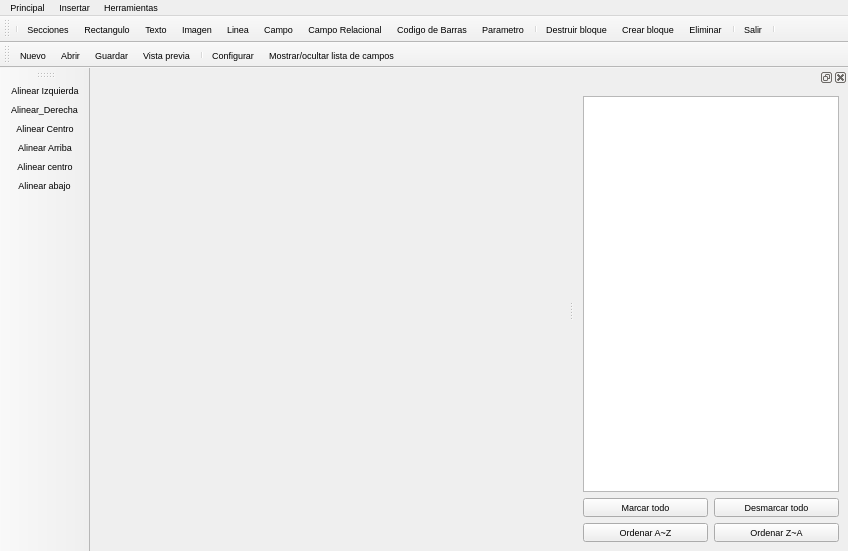
<?xml version="1.0" encoding="UTF-8"?>
<ui version="4.0">
 <class>ReportVisual</class>
 <widget class="QMainWindow" name="ReportVisual">
  <property name="geometry">
   <rect>
    <x>0</x>
    <y>0</y>
    <width>848</width>
    <height>551</height>
   </rect>
  </property>
  <property name="font">
   <font>
    <pointsize>7</pointsize>
   </font>
  </property>
  <property name="windowTitle">
   <string>VisualReport v.0.1.0</string>
  </property>
  <property name="windowIcon">
   <iconset resource="recoverdrake.qrc">
    <normaloff>:/Imagenes/modelo.png</normaloff>:/Imagenes/modelo.png</iconset>
  </property>
  <widget class="QWidget" name="centralwidget">
   <property name="sizePolicy">
    <sizepolicy hsizetype="Preferred" vsizetype="Preferred">
     <horstretch>0</horstretch>
     <verstretch>0</verstretch>
    </sizepolicy>
   </property>
  </widget>
  <widget class="QMenuBar" name="menubar">
   <property name="geometry">
    <rect>
     <x>0</x>
     <y>0</y>
     <width>848</width>
     <height>15</height>
    </rect>
   </property>
   <widget class="QMenu" name="menuMenu">
    <property name="title">
     <string>Principal</string>
    </property>
    <addaction name="actionAbrir"/>
    <addaction name="actionGuardar"/>
    <addaction name="actionVista_Previa"/>
    <addaction name="separator"/>
    <addaction name="actionSalir"/>
   </widget>
   <widget class="QMenu" name="menuInsertar">
    <property name="title">
     <string>Insertar</string>
    </property>
    <addaction name="actionCrear_seccion"/>
    <addaction name="separator"/>
    <addaction name="actionRectangulo_redondeado"/>
    <addaction name="actionTexto"/>
    <addaction name="actionImagen"/>
    <addaction name="actionLinea"/>
    <addaction name="actionCampo"/>
    <addaction name="actionCampo_Relacional"/>
    <addaction name="actionCodeBar"/>
    <addaction name="actionParametro"/>
   </widget>
   <widget class="QMenu" name="menuHerramientas">
    <property name="title">
     <string>Herramientas</string>
    </property>
    <addaction name="actionBlock"/>
    <addaction name="actionDestruir_bloque"/>
    <addaction name="separator"/>
    <addaction name="actionConfigurar_modelo"/>
    <addaction name="separator"/>
    <addaction name="actionVer_contorno_objetos"/>
    <addaction name="actionLimitar_vista_previa"/>
    <addaction name="separator"/>
    <addaction name="actionBorrar"/>
    <addaction name="actionMostrar_ocultar_lista_de_campos"/>
   </widget>
   <addaction name="menuMenu"/>
   <addaction name="menuInsertar"/>
   <addaction name="menuHerramientas"/>
  </widget>
  <widget class="QToolBar" name="toolBar">
   <property name="windowTitle">
    <string>toolBar</string>
   </property>
   <property name="iconSize">
    <size>
     <width>26</width>
     <height>13</height>
    </size>
   </property>
   <property name="toolButtonStyle">
    <enum>Qt::ToolButtonTextUnderIcon</enum>
   </property>
   <attribute name="toolBarArea">
    <enum>TopToolBarArea</enum>
   </attribute>
   <attribute name="toolBarBreak">
    <bool>false</bool>
   </attribute>
   <addaction name="separator"/>
   <addaction name="actionCrear_seccion"/>
   <addaction name="actionRectangulo_redondeado"/>
   <addaction name="actionTexto"/>
   <addaction name="actionImagen"/>
   <addaction name="actionLinea"/>
   <addaction name="actionCampo"/>
   <addaction name="actionCampo_Relacional"/>
   <addaction name="actionCodeBar"/>
   <addaction name="actionParametro"/>
   <addaction name="separator"/>
   <addaction name="actionDestruir_bloque"/>
   <addaction name="actionBlock"/>
   <addaction name="actionBorrar"/>
   <addaction name="separator"/>
   <addaction name="actionSalir"/>
   <addaction name="separator"/>
  </widget>
  <widget class="QToolBar" name="toolBar_2">
   <property name="windowTitle">
    <string>toolBar_2</string>
   </property>
   <property name="iconSize">
    <size>
     <width>22</width>
     <height>22</height>
    </size>
   </property>
   <attribute name="toolBarArea">
    <enum>TopToolBarArea</enum>
   </attribute>
   <attribute name="toolBarBreak">
    <bool>true</bool>
   </attribute>
   <addaction name="actionNuevo"/>
   <addaction name="actionAbrir"/>
   <addaction name="actionGuardar"/>
   <addaction name="actionVista_Previa"/>
   <addaction name="separator"/>
   <addaction name="actionConfigurar_modelo"/>
   <addaction name="actionMostrar_ocultar_lista_de_campos"/>
  </widget>
  <widget class="QToolBar" name="toolBar_3">
   <property name="windowTitle">
    <string>toolBar_3</string>
   </property>
   <attribute name="toolBarArea">
    <enum>LeftToolBarArea</enum>
   </attribute>
   <attribute name="toolBarBreak">
    <bool>false</bool>
   </attribute>
   <addaction name="actionAlinear_Izquierda"/>
   <addaction name="actionAlinear_Derecha"/>
   <addaction name="actionAlinear_Centro"/>
   <addaction name="actionAlinear_Arriba"/>
   <addaction name="actionAlinear_centro"/>
   <addaction name="actionAlinear_abajo"/>
  </widget>
  <widget class="QDockWidget" name="dockWidget">
   <attribute name="dockWidgetArea">
    <number>2</number>
   </attribute>
   <widget class="QWidget" name="dockWidgetContents">
    <layout class="QGridLayout" name="gridLayout">
     <item row="2" column="1">
      <widget class="QPushButton" name="pushButton_3">
       <property name="text">
        <string>Ordenar A~Z</string>
       </property>
       <property name="icon">
        <iconset resource="recoverdrake.qrc">
         <normaloff>:/Imagenes/flechaOut.png</normaloff>:/Imagenes/flechaOut.png</iconset>
       </property>
       <property name="iconSize">
        <size>
         <width>25</width>
         <height>25</height>
        </size>
       </property>
      </widget>
     </item>
     <item row="0" column="1" colspan="2">
      <widget class="QListWidget" name="itemList">
       <property name="selectionMode">
        <enum>QAbstractItemView::MultiSelection</enum>
       </property>
      </widget>
     </item>
     <item row="1" column="2">
      <widget class="QPushButton" name="pushButton_2">
       <property name="text">
        <string>Desmarcar todo</string>
       </property>
       <property name="icon">
        <iconset resource="recoverdrake.qrc">
         <normaloff>:/Imagenes/menos.png</normaloff>:/Imagenes/menos.png</iconset>
       </property>
       <property name="iconSize">
        <size>
         <width>25</width>
         <height>25</height>
        </size>
       </property>
      </widget>
     </item>
     <item row="1" column="1">
      <widget class="QPushButton" name="pushButton">
       <property name="text">
        <string>Marcar todo</string>
       </property>
       <property name="icon">
        <iconset resource="recoverdrake.qrc">
         <normaloff>:/Imagenes/mas.png</normaloff>:/Imagenes/mas.png</iconset>
       </property>
       <property name="iconSize">
        <size>
         <width>25</width>
         <height>25</height>
        </size>
       </property>
      </widget>
     </item>
     <item row="2" column="2">
      <widget class="QPushButton" name="pushButton_4">
       <property name="text">
        <string>Ordenar Z~A</string>
       </property>
       <property name="icon">
        <iconset resource="recoverdrake.qrc">
         <normaloff>:/Imagenes/flechaUp.png</normaloff>:/Imagenes/flechaUp.png</iconset>
       </property>
       <property name="iconSize">
        <size>
         <width>25</width>
         <height>25</height>
        </size>
       </property>
      </widget>
     </item>
    </layout>
   </widget>
  </widget>
  <action name="actionSalir">
   <property name="icon">
    <iconset resource="recoverdrake.qrc">
     <normaloff>:/Imagenes/puerta.png</normaloff>:/Imagenes/puerta.png</iconset>
   </property>
   <property name="text">
    <string>Salir</string>
   </property>
  </action>
  <action name="actionAbrir">
   <property name="icon">
    <iconset resource="recoverdrake.qrc">
     <normaloff>:/Imagenes/carpeta.png</normaloff>:/Imagenes/carpeta.png</iconset>
   </property>
   <property name="text">
    <string>Abrir</string>
   </property>
   <property name="shortcut">
    <string>Ctrl+A</string>
   </property>
  </action>
  <action name="actionGuardar">
   <property name="icon">
    <iconset resource="recoverdrake.qrc">
     <normaloff>:/Imagenes/guardar.png</normaloff>:/Imagenes/guardar.png</iconset>
   </property>
   <property name="text">
    <string>Guardar</string>
   </property>
   <property name="shortcut">
    <string>Ctrl+G</string>
   </property>
  </action>
  <action name="actionConfigurar_modelo">
   <property name="icon">
    <iconset resource="recoverdrake.qrc">
     <normaloff>:/Imagenes/informe.png</normaloff>:/Imagenes/informe.png</iconset>
   </property>
   <property name="text">
    <string>Configurar</string>
   </property>
  </action>
  <action name="actionRectangulo_redondeado">
   <property name="checkable">
    <bool>true</bool>
   </property>
   <property name="icon">
    <iconset resource="recoverdrake.qrc">
     <normaloff>:/Imagenes/rectredondeado.png</normaloff>:/Imagenes/rectredondeado.png</iconset>
   </property>
   <property name="text">
    <string>Rectangulo</string>
   </property>
   <property name="toolTip">
    <string>Rectangulo</string>
   </property>
   <property name="shortcut">
    <string>Alt+R</string>
   </property>
  </action>
  <action name="actionTexto">
   <property name="checkable">
    <bool>true</bool>
   </property>
   <property name="icon">
    <iconset resource="recoverdrake.qrc">
     <normaloff>:/Imagenes/drakfont-mdk.png</normaloff>:/Imagenes/drakfont-mdk.png</iconset>
   </property>
   <property name="text">
    <string>Texto</string>
   </property>
   <property name="toolTip">
    <string>Texto a insertar</string>
   </property>
   <property name="shortcut">
    <string>Alt+T</string>
   </property>
  </action>
  <action name="actionCrear_seccion">
   <property name="icon">
    <iconset resource="recoverdrake.qrc">
     <normaloff>:/Imagenes/archivoIn.png</normaloff>:/Imagenes/archivoIn.png</iconset>
   </property>
   <property name="text">
    <string>Secciones</string>
   </property>
   <property name="toolTip">
    <string>Secciones</string>
   </property>
   <property name="shortcut">
    <string>Alt+S</string>
   </property>
  </action>
  <action name="actionVista_Previa">
   <property name="icon">
    <iconset resource="recoverdrake.qrc">
     <normaloff>:/Imagenes/print-preview.png</normaloff>:/Imagenes/print-preview.png</iconset>
   </property>
   <property name="text">
    <string>Vista previa</string>
   </property>
   <property name="shortcut">
    <string>Ctrl+P</string>
   </property>
  </action>
  <action name="actionImagen">
   <property name="checkable">
    <bool>true</bool>
   </property>
   <property name="icon">
    <iconset resource="recoverdrake.qrc">
     <normaloff>:/Imagenes/pintura.png</normaloff>:/Imagenes/pintura.png</iconset>
   </property>
   <property name="text">
    <string>Imagen</string>
   </property>
   <property name="shortcut">
    <string>Alt+I</string>
   </property>
  </action>
  <action name="actionBorrar">
   <property name="icon">
    <iconset resource="recoverdrake.qrc">
     <normaloff>:/Imagenes/bad.png</normaloff>:/Imagenes/bad.png</iconset>
   </property>
   <property name="text">
    <string>Eliminar</string>
   </property>
   <property name="shortcut">
    <string>Del</string>
   </property>
  </action>
  <action name="actionLinea">
   <property name="checkable">
    <bool>true</bool>
   </property>
   <property name="icon">
    <iconset resource="recoverdrake.qrc">
     <normaloff>:/Imagenes/line.png</normaloff>:/Imagenes/line.png</iconset>
   </property>
   <property name="text">
    <string>Linea</string>
   </property>
   <property name="shortcut">
    <string>Alt+L</string>
   </property>
  </action>
  <action name="actionCampo">
   <property name="checkable">
    <bool>true</bool>
   </property>
   <property name="icon">
    <iconset resource="recoverdrake.qrc">
     <normaloff>:/Imagenes/field.png</normaloff>:/Imagenes/field.png</iconset>
   </property>
   <property name="text">
    <string>Campo</string>
   </property>
   <property name="shortcut">
    <string>Alt+C</string>
   </property>
  </action>
  <action name="actionBlock">
   <property name="icon">
    <iconset resource="recoverdrake.qrc">
     <normaloff>:/Imagenes/candadoC.png</normaloff>:/Imagenes/candadoC.png</iconset>
   </property>
   <property name="text">
    <string>Crear bloque</string>
   </property>
   <property name="shortcut">
    <string>Ctrl+I</string>
   </property>
  </action>
  <action name="actionDestruir_bloque">
   <property name="icon">
    <iconset resource="recoverdrake.qrc">
     <normaloff>:/Imagenes/muro.png</normaloff>:/Imagenes/muro.png</iconset>
   </property>
   <property name="text">
    <string>Destruir bloque</string>
   </property>
   <property name="shortcut">
    <string>Ctrl+Del</string>
   </property>
  </action>
  <action name="actionVer_contorno_objetos">
   <property name="checkable">
    <bool>true</bool>
   </property>
   <property name="text">
    <string>Ver contorno de objetos</string>
   </property>
   <property name="shortcut">
    <string>Ctrl+M</string>
   </property>
  </action>
  <action name="actionLimitar_vista_previa">
   <property name="checkable">
    <bool>true</bool>
   </property>
   <property name="text">
    <string>Limitar vista previa</string>
   </property>
   <property name="shortcut">
    <string>Ctrl+V</string>
   </property>
  </action>
  <action name="actionAlinear_Izquierda">
   <property name="icon">
    <iconset resource="recoverdrake.qrc">
     <normaloff>:/Imagenes/shape_align_left.png</normaloff>:/Imagenes/shape_align_left.png</iconset>
   </property>
   <property name="text">
    <string>Alinear Izquierda</string>
   </property>
   <property name="toolTip">
    <string>Alinear Izquierda</string>
   </property>
  </action>
  <action name="actionAlinear_Derecha">
   <property name="icon">
    <iconset resource="recoverdrake.qrc">
     <normaloff>:/Imagenes/shape_align_right.png</normaloff>:/Imagenes/shape_align_right.png</iconset>
   </property>
   <property name="text">
    <string>Alinear_Derecha</string>
   </property>
   <property name="toolTip">
    <string>Alinear Derecha</string>
   </property>
  </action>
  <action name="actionAlinear_Centro">
   <property name="icon">
    <iconset resource="recoverdrake.qrc">
     <normaloff>:/Imagenes/shape_align_center.png</normaloff>:/Imagenes/shape_align_center.png</iconset>
   </property>
   <property name="text">
    <string>Alinear Centro</string>
   </property>
   <property name="toolTip">
    <string>Alinear Centro</string>
   </property>
  </action>
  <action name="actionAlinear_Arriba">
   <property name="icon">
    <iconset resource="recoverdrake.qrc">
     <normaloff>:/Imagenes/shape_align_top.png</normaloff>:/Imagenes/shape_align_top.png</iconset>
   </property>
   <property name="text">
    <string>Alinear Arriba</string>
   </property>
   <property name="toolTip">
    <string>Alinear Arriba</string>
   </property>
  </action>
  <action name="actionAlinear_centro">
   <property name="icon">
    <iconset resource="recoverdrake.qrc">
     <normaloff>:/Imagenes/shape_align_middle.png</normaloff>:/Imagenes/shape_align_middle.png</iconset>
   </property>
   <property name="text">
    <string>Alinear centro</string>
   </property>
   <property name="toolTip">
    <string>Alinear centro</string>
   </property>
  </action>
  <action name="actionAlinear_abajo">
   <property name="icon">
    <iconset resource="recoverdrake.qrc">
     <normaloff>:/Imagenes/shape_align_bottom.png</normaloff>:/Imagenes/shape_align_bottom.png</iconset>
   </property>
   <property name="text">
    <string>Alinear abajo</string>
   </property>
  </action>
  <action name="actionNuevo">
   <property name="icon">
    <iconset resource="recoverdrake.qrc">
     <normaloff>:/Imagenes/icono.png</normaloff>:/Imagenes/icono.png</iconset>
   </property>
   <property name="text">
    <string>Nuevo</string>
   </property>
   <property name="toolTip">
    <string>Nuevo</string>
   </property>
  </action>
  <action name="actionMostrar_ocultar_lista_de_campos">
   <property name="checkable">
    <bool>true</bool>
   </property>
   <property name="icon">
    <iconset resource="recoverdrake.qrc">
     <normaloff>:/Imagenes/target.png</normaloff>:/Imagenes/target.png</iconset>
   </property>
   <property name="text">
    <string>Mostrar/ocultar lista de campos</string>
   </property>
   <property name="shortcut">
    <string>Ctrl+L</string>
   </property>
  </action>
  <action name="actionCodeBar">
   <property name="checkable">
    <bool>true</bool>
   </property>
   <property name="icon">
    <iconset resource="recoverdrake.qrc">
     <normaloff>:/Imagenes/barcode.png</normaloff>:/Imagenes/barcode.png</iconset>
   </property>
   <property name="text">
    <string>Codigo de Barras</string>
   </property>
   <property name="toolTip">
    <string>Codigo de Barras</string>
   </property>
   <property name="shortcut">
    <string>Alt+B</string>
   </property>
  </action>
  <action name="actionCampo_Relacional">
   <property name="checkable">
    <bool>true</bool>
   </property>
   <property name="icon">
    <iconset resource="recoverdrake.qrc">
     <normaloff>:/Imagenes/field_rel.png</normaloff>:/Imagenes/field_rel.png</iconset>
   </property>
   <property name="text">
    <string>Campo Relacional</string>
   </property>
   <property name="toolTip">
    <string>Campo Relacional</string>
   </property>
   <property name="shortcut">
    <string>Alt+A</string>
   </property>
  </action>
  <action name="actionParametro">
   <property name="checkable">
    <bool>true</bool>
   </property>
   <property name="icon">
    <iconset resource="recoverdrake.qrc">
     <normaloff>:/Imagenes/parametro.png</normaloff>:/Imagenes/parametro.png</iconset>
   </property>
   <property name="text">
    <string>Parametro</string>
   </property>
   <property name="toolTip">
    <string>Parametro</string>
   </property>
  </action>
 </widget>
 <tabstops>
  <tabstop>itemList</tabstop>
 </tabstops>
 <resources>
  <include location="recoverdrake.qrc"/>
 </resources>
 <connections/>
</ui>
